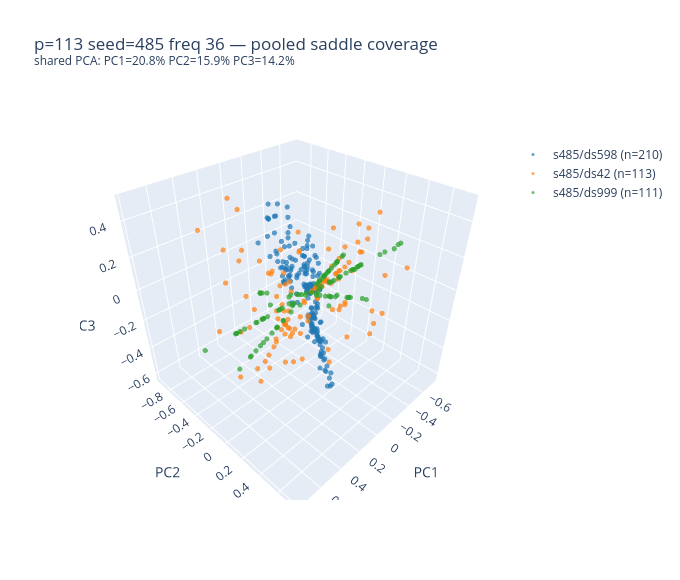

The notebook cell this image was saved under:
### Markdown cell above
## Saddle coverage — same surface or different patches?

Subspace alignment (principal angles) tells us whether two variants' freq-X neurons span the
same 3-D subspace.  But aligned subspaces can still have neurons in different *regions* of
that subspace — different patches of the same saddle, or redundant coverage of the same patch.

**Approach:** pool all freq-X neurons from the within-seed variants, fit PCA on the combined
set to get a shared saddle coordinate frame, then project each variant's neurons separately.

- **Overlapping clouds** → same patch, redundant coverage
- **Separated clusters** → different saddles (subspace alignment was coincidental)
- **Complementary regions** → different patches of the same saddle surface

### Code cell
_COVERAGE_COLORS = ["#1f77b4", "#ff7f0e", "#2ca02c", "#d62728", "#9467bd"]

def load_freq_neurons(variant, freq: int) -> np.ndarray | None:
    """Final-epoch W_in rows for neurons assigned to freq. Returns (n, d_model) or None."""
    loader = ArtifactLoader(str(variant.variant_dir / "artifacts"))
    epochs = loader.get_epochs("parameter_snapshot")
    snap = loader.load_epoch("parameter_snapshot", epochs[-1])
    W_in = extract_neuron_weight_matrix(snap)          # (d_model, d_mlp)

    ngpca = loader.load_cross_epoch("neuron_group_pca")
    group_idx   = ngpca["neuron_group_idx"]
    group_freqs = (ngpca["group_freqs"] + 1).astype(int)

    g_matches = np.where(group_freqs == freq)[0]
    if len(g_matches) == 0:
        return None
    mask = group_idx == g_matches[0]
    return W_in.T[mask]                                # (n_neurons, d_model)


def plot_saddle_coverage(seed_records: list, freq: int, seed: int):
    """Pool freq neurons across variants, project into shared PCA, overlay 3-D scatter."""
    neuron_blocks, labels = [], []
    for r in seed_records:
        neurons = load_freq_neurons(r["variant"], freq)
        if neurons is None:
            continue
        neuron_blocks.append(neurons)
        labels.append(r["label"])

    if len(neuron_blocks) < 2:
        print(f"  freq {freq}: fewer than 2 variants have this frequency — skipping")
        return

    pooled = np.vstack(neuron_blocks)          # (total_neurons, d_model)
    pca = PCA(n_components=3, random_state=0)
    all_coords = pca.fit_transform(pooled)     # shared saddle frame
    vr = pca.explained_variance_ratio_

    # Split back into per-variant blocks
    traces = []
    offset = 0
    for i, (neurons, label) in enumerate(zip(neuron_blocks, labels)):
        n = len(neurons)
        pts = all_coords[offset : offset + n]
        offset += n
        color = _COVERAGE_COLORS[i % len(_COVERAGE_COLORS)]
        traces.append(go.Scatter3d(
            x=pts[:, 0], y=pts[:, 1], z=pts[:, 2],
            mode="markers",
            marker=dict(size=3, color=color, opacity=0.7),
            name=f"{label} (n={n})",
        ))

    fig = go.Figure(data=traces)
    fig.update_layout(
        title=(
            f"p={PRIME} seed={seed} freq {freq} — pooled saddle coverage<br>"
            f"<sup>shared PCA: PC1={vr[0]:.1%} PC2={vr[1]:.1%} PC3={vr[2]:.1%}</sup>"
        ),
        scene=dict(
            xaxis_title="PC1", yaxis_title="PC2", zaxis_title="PC3",
            aspectmode="cube",
        ),
        height=580, width=680,
        legend=dict(x=1.0, y=0.9),
    )
    fig.show()


for seed, seed_records in sorted(by_seed.items()):
    freq_sets = [set(r["group_subspaces"].keys()) for r in seed_records]
    anchor_freqs = sorted(set.intersection(*freq_sets))
    print(f"seed={seed} — anchor freqs: {anchor_freqs}")
    for freq in anchor_freqs:
        plot_saddle_coverage(seed_records, freq, seed)
